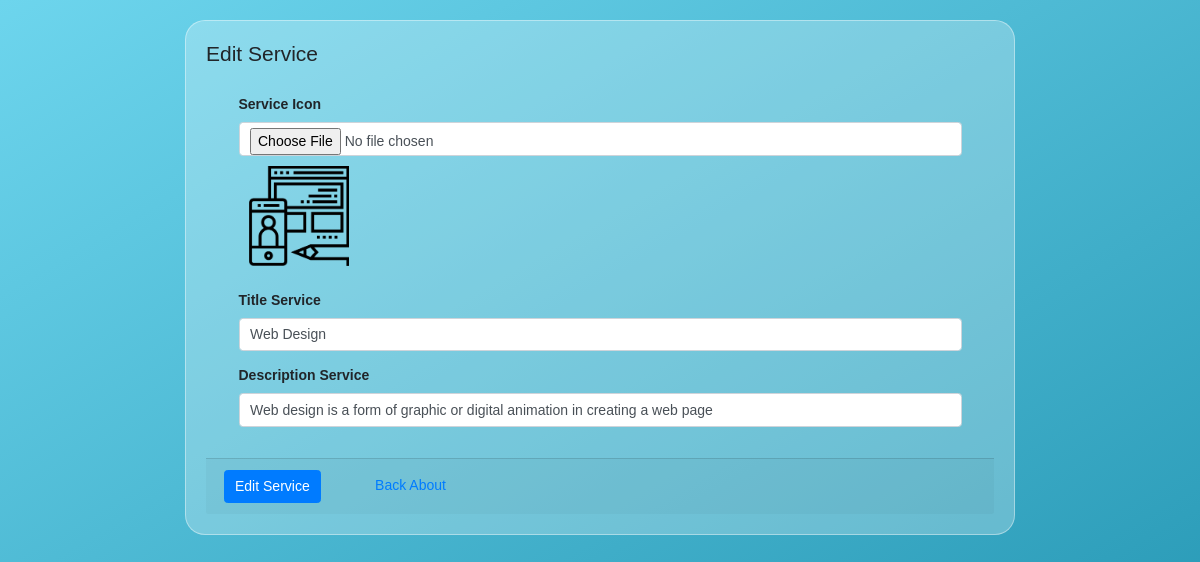
Page /include/editservice.php?id=16 (signed in) on the earlier database version.
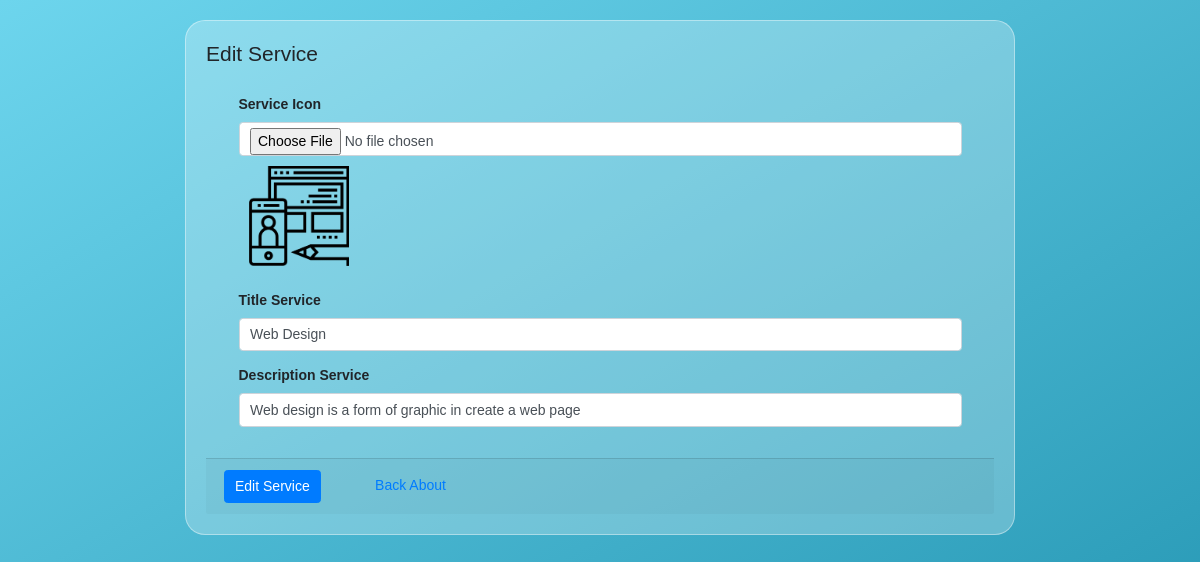
Same page on the later database version.
### tables this page shows
CREATE TABLE `services` (
  `id` int(11) NOT NULL,
  `icon_service` text NOT NULL,
  `title_service` varchar(25) NOT NULL,
  `desc_service` varchar(85) NOT NULL
);

### include/editservice.php (the view, shortened to what this page needs)
<?php
    include '../include/db.php';
    $data = mysqli_query($db, "SELECT * FROM services WHERE id = '".$_GET['id']."'");
    $r = mysqli_fetch_array($data);
    $icon_service = $r['icon_service'];
    $title_service = $r['title_service'];
    $desc_service = $r['desc_service'];
?>
<!DOCTYPE html>
<html lang="en">
<head>
    <link rel="stylesheet" href="https://maxcdn.bootstrapcdn.com/bootstrap/4.5.2/css/bootstrap.min.css">
    <link rel="stylesheet" href="../admin/assets/css/styleedit.css">
    <link rel="stylesheet" href="../admin/assets/css/responsivestyleedit.css">
</head>
<body style="margin: 20px;">
    <div class="cards">
        <div class="row">
            <div class="col">
                <h4 class="card-title">Edit Service</h4>
                <form role="form" method="post" enctype="multipart/form-data">
                    <div class="card-body">
                        <div class="form-group col-12">
                            <label style="font-weight: 700;">Service Icon</label>
                            <input type="file" class="form-control" name="icon_service">
                            <img src="../assets/img/service/<?php echo $icon_service?>"
                                style="width: 100px; height: 100px; margin:10px">
                        </div>
                        <div class="form-group col-12">
                            <label style="font-weight: 700;">Title Service</label>
                            <input type="text" class="form-control" value="<?php echo $title_service?>"
                                name="title_service">
                        </div>
                        <div class="form-group col-12">
                            <label style="font-weight: 700;">Description Service</label>
                            <input type="text" class="form-control" value="<?php echo $desc_service?>"
                                name="desc_service">
                        </div>
                    </div>
                    <div class="card-footer">
                        <button type="submit" name="kirim" value="update" class="btn btn-primary">Edit Service</button>
                        <a href="../admin/index.php?aboutsetting=true" style="margin-left: 50px;">Back About</a>
                    </div>
                </form>
            </div>
        </div>
    </div>
</body>
</html>

Differences in the rows shown:
changed services "Web Design": desc_service "Web design is a form of graphic or digital animation in creating a web page" → "Web design is a form of graphic in create a web page"
